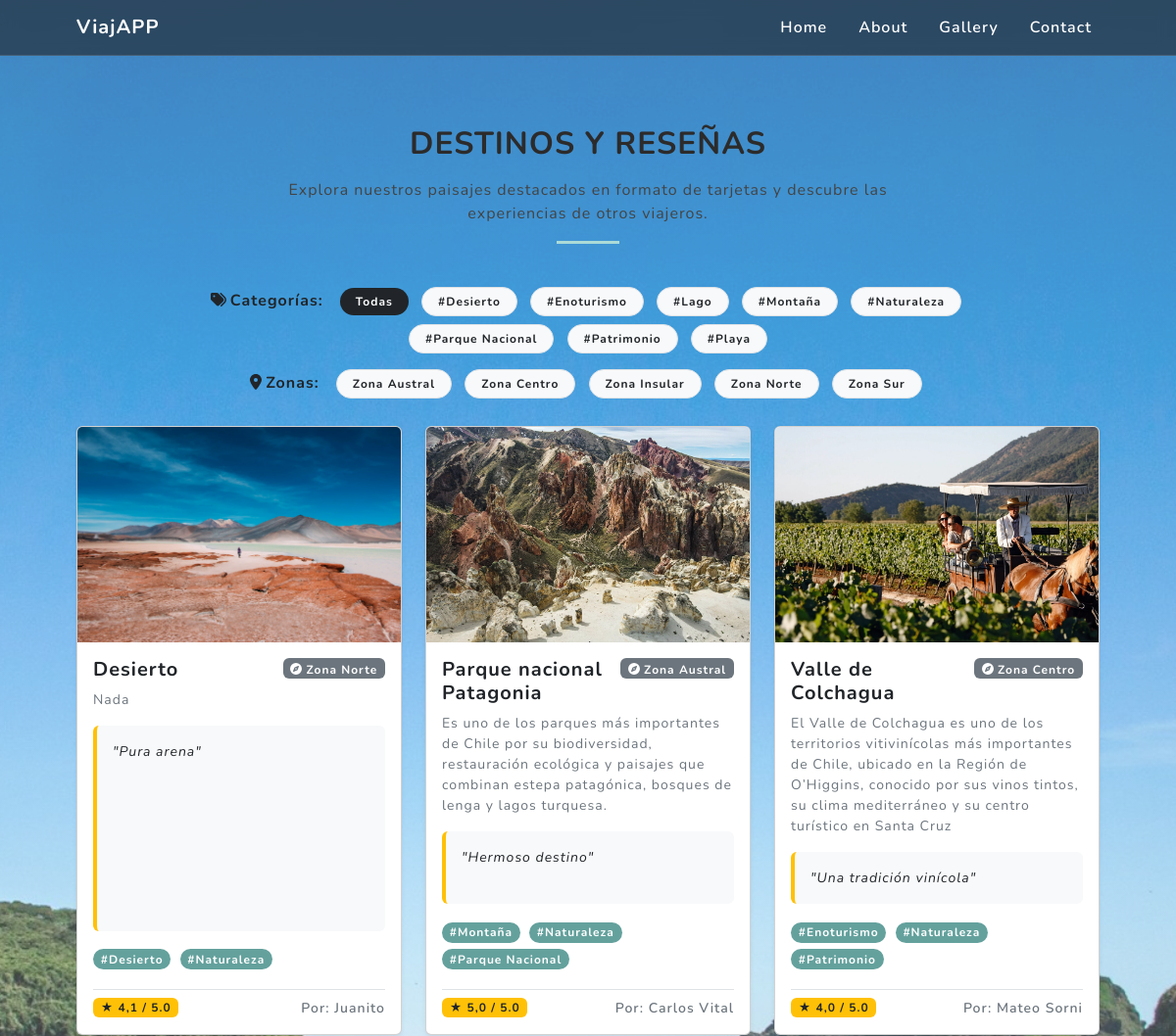
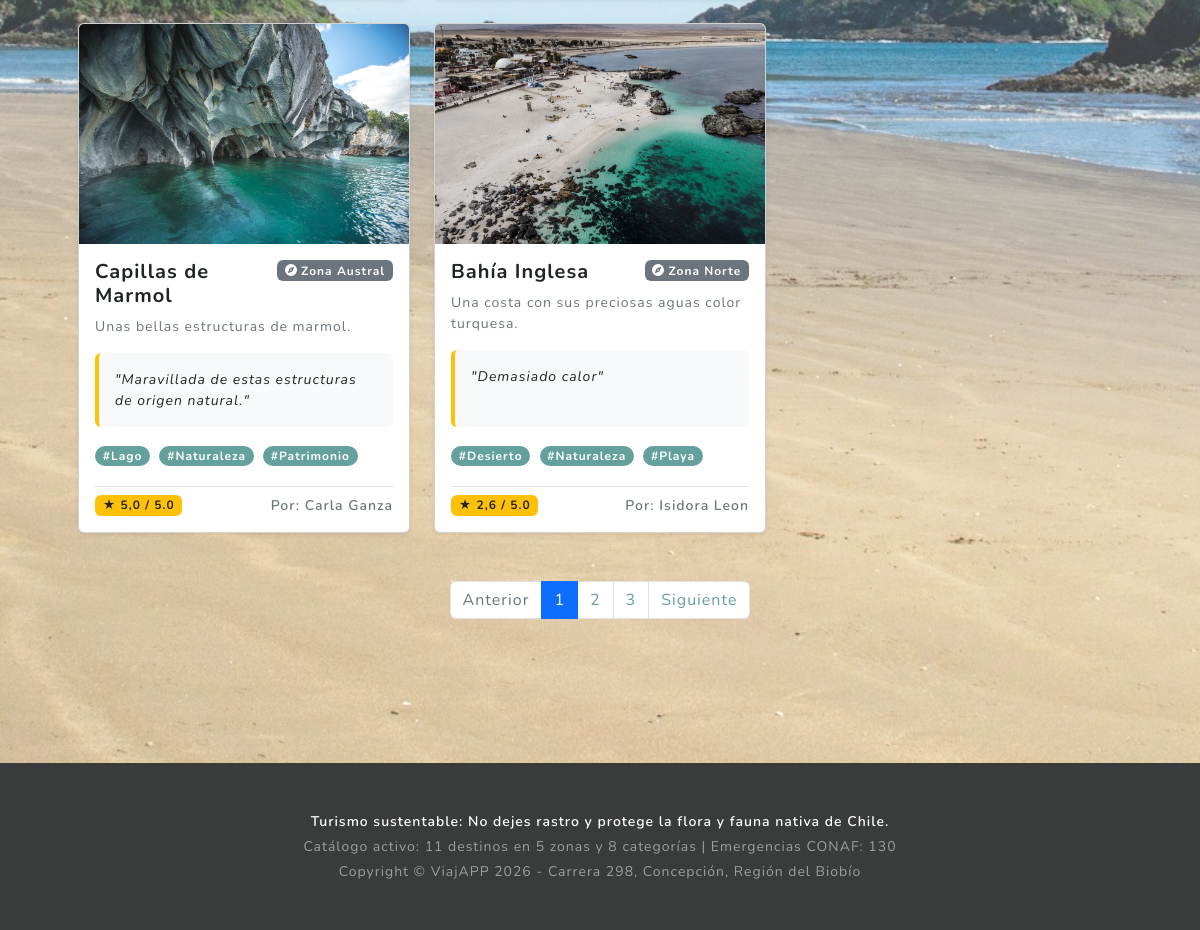
Page /gallery/ on the committed database (2 pictures, top to bottom).
### gallery/models.py (models this page shows, shortened)
class Categoria(models.Model):
    nombre = models.CharField(max_length=100, verbose_name='Nombre de la categoría')
    created = models.DateTimeField(auto_now_add=True, verbose_name='Fecha de creación')
    updated = models.DateTimeField(auto_now=True, verbose_name='Fecha de actualización')
    class Meta:
        verbose_name = 'Categoría'
        verbose_name_plural = 'Categorías'
        ordering = ['nombre']

class Zona(models.Model):
    nombre = models.CharField(max_length=100, verbose_name='Nombre de la zona')
    descripcion = models.TextField(blank=True, verbose_name='Descripción de la zona')
    created = models.DateTimeField(auto_now_add=True, verbose_name='Fecha de creación')
    updated = models.DateTimeField(auto_now=True, verbose_name='Fecha de actualización')
    class Meta:
        verbose_name = 'Zona'
        verbose_name_plural = 'Zonas'
        ordering = ['nombre']

class Destino(models.Model):
    nombre = models.CharField(max_length=100, verbose_name='Nombre del destino')
    descripcion = models.TextField(verbose_name='Descripción del destino')
    imagen = models.ImageField(upload_to='destinos/', verbose_name='Imagen del destino')
    zona = models.ForeignKey(
        Zona,
        on_delete=models.CASCADE,
        null=True,
        blank=True,
        related_name='destinos',
        verbose_name='Zona geográfica',
    )
    categorias = models.ManyToManyField(
        Categoria,
        related_name='destinos',
        verbose_name='Categorías',
    )
    created = models.DateTimeField(auto_now_add=True, verbose_name='Fecha de creación')
    updated = models.DateTimeField(auto_now=True, verbose_name='Fecha de actualización')
    autor = models.CharField(max_length=100, verbose_name='Autor de la reseña')
    comentario = models.TextField(verbose_name='Comentario del destino')
    calificacion = models.DecimalField(
        max_digits=2,
        decimal_places=1,
        validators=[MinValueValidator(0.0), MaxValueValidator(5.0)],
        verbose_name='Calificación del destino',
    )
    class Meta:
        verbose_name = 'Destino'
        verbose_name_plural = 'Destinos'
        ordering = ['-created']

### corporativo/models.py (models this page shows, shortened)
class ParametroCorporativo(models.Model):
    clave = models.SlugField(
        max_length=100,
        unique=True,
        verbose_name='Clave de contexto (identificador)',
    )
    nombre = models.CharField(
        max_length=150,
        verbose_name='Nombre descriptivo del parámetro',
    )
    valor = models.CharField(
        max_length=300,
        verbose_name='Valor o contenido',
    )
    activo = models.BooleanField(
        default=True,
        verbose_name='Parámetro activo',
    )
    created = models.DateTimeField(
        auto_now_add=True,
        verbose_name='Fecha de creación',
    )
    updated = models.DateTimeField(
        auto_now=True,
        verbose_name='Fecha de actualización',
    )
    class Meta:
        verbose_name = 'Parámetro Corporativo'
        verbose_name_plural = 'Parámetros Corporativos'
        ordering = ['nombre']

### gallery/views.py (the view)
# urls.py: path('gallery/', gallery_views.gallery, name='gallery'),
def gallery(request):
    destinos = Destino.objects.select_related('zona').prefetch_related('categorias')
    categorias = Categoria.objects.all()
    zonas = Zona.objects.all()
    categoria_id = request.GET.get('categoria')
    zona_id = request.GET.get('zona')
    categoria_actual = None
    zona_actual = None
    try:
        if categoria_id is not None:
            try:
                categoria_actual = get_object_or_404(Categoria, pk=int(categoria_id))
            except (ValueError, TypeError) as exc:
                raise Http404('El parámetro de categoría ingresado no es válido.') from exc
            destinos = destinos.filter(categorias=categoria_actual).distinct()
            if not destinos.exists():
                raise Http404('No se encontraron destinos para la categoría indicada.')
        if zona_id is not None:
            try:
                zona_actual = get_object_or_404(Zona, pk=int(zona_id))
            except (ValueError, TypeError) as exc:
                raise Http404('El parámetro de zona ingresado no es válido.') from exc
            destinos = destinos.filter(zona=zona_actual)
            if not destinos.exists():
                raise Http404('No se encontraron destinos para la zona indicada.')
    except Http404 as exc:
        return error_404(request, exception=exc, mensaje=str(exc))
    paginator = Paginator(destinos, DESTINOS_POR_PAGINA)
    page_number = request.GET.get('page')
    destinos_paginados = paginator.get_page(page_number)
    context = {
        'destinos': destinos_paginados,
        'categorias': categorias,
        'zonas': zonas,
        'categoria_actual': categoria_actual,
        'zona_actual': zona_actual,
    }
    return render(request, 'gallery/gallery.html', context)

### corporativo/processors.py (called while the page is built)
def ctx_corporativo(request):
    contexto = {}
    parametros = ParametroCorporativo.objects.filter(activo=True)
    for parametro in parametros:
        contexto[parametro.clave] = parametro.valor
    contexto['TOTAL_DESTINOS'] = Destino.objects.count()
    contexto['TOTAL_ZONAS'] = Zona.objects.count()
    contexto['TOTAL_CATEGORIAS'] = Categoria.objects.count()
    return contexto

### gallery/templates/gallery/gallery.html (shortened to what this page needs)
{% extends "gallery/base.html" %}
{% load static %}
{% block content %}
<section class="projects-section" id="projects">
    <div class="container px-4 px-lg-5">
        <div class="row justify-content-center">
            <div class="col-lg-8 text-center mb-4">
                <h2 class="text-uppercase fw-bold mb-3">Destinos y Reseñas</h2>
                <p>Explora nuestros paisajes destacados en formato de tarjetas y descubre las experiencias de otros viajeros.</p>
                <hr class="mx-auto gallery-divider" />
            </div>
        </div>
        <div class="row justify-content-center mb-4">
            <div class="col-lg-10 text-center">
                <div class="mb-2">
                    <span class="fw-bold text-dark me-2"><i class="fas fa-tags me-1"></i>Categorías:</span>
                    <a href="{% url 'gallery' %}" class="badge rounded-pill text-decoration-none px-3 py-2 m-1 {% if not categoria_actual and not zona_actual %}bg-dark text-white{% else %}bg-light text-dark border{% endif %}">
                        Todas
                    </a>
                    {% for cat in categorias %}
                        <a href="?categoria={{ cat.id }}" class="badge rounded-pill text-decoration-none px-3 py-2 m-1 {% if categoria_actual.id == cat.id %}bg-primary text-white{% else %}bg-light text-dark border{% endif %}">
                            #{{ cat.nombre }}
                        </a>
                    {% endfor %}
                </div>
                <div>
                    <span class="fw-bold text-dark me-2"><i class="fas fa-map-marker-alt me-1"></i>Zonas:</span>
                    {% for z in zonas %}
                        <a href="?zona={{ z.id }}" class="badge rounded-pill text-decoration-none px-3 py-2 m-1 {% if zona_actual.id == z.id %}bg-secondary text-white{% else %}bg-light text-dark border{% endif %}">
                            {{ z.nombre }}
                        </a>
                    {% endfor %}
                </div>
            </div>
        </div>
        <div class="row">
            {% for destino in destinos %}
                <div class="col-md-4 mb-4">
                    <div class="card h-100 shadow-sm">
                        {% if destino.imagen %}
                            <img src="{{ destino.imagen.url }}" class="card-img-top gallery-card-img" alt="{{ destino.nombre }}">
                        {% endif %}
                        <div class="card-body d-flex flex-column">
                            <div class="d-flex justify-content-between align-items-start mb-2">
                                <h5 class="card-title fw-bold mb-0">{{ destino.nombre }}</h5>
                                {% if destino.zona %}
                                    <a href="?zona={{ destino.zona.id }}" class="badge bg-secondary text-white text-decoration-none ms-2">
                                        <i class="fas fa-compass me-1"></i>{{ destino.zona.nombre }}
                                    </a>
                                {% endif %}
                            </div>
                            <p class="card-text text-muted small mb-3">{{ destino.descripcion }}</p>
                            {% if destino.comentario %}
                                <div class="bg-light p-3 rounded mb-3 flex-grow-1 border-start border-4 border-warning">
                                    <p class="card-text fst-italic text-dark small mb-0">"{{ destino.comentario }}"</p>
                                </div>
                            {% endif %}
                            <div class="mb-3">
                                {% for categoria in destino.categorias.all %}
                                    <a href="?categoria={{ categoria.id }}" class="badge rounded-pill bg-primary text-white text-decoration-none me-1 mb-1">
                                        #{{ categoria.nombre }}
                                    </a>
                                {% endfor %}
                            </div>
                            <div class="d-flex justify-content-between align-items-center mt-auto pt-2 border-top">
                                <span class="badge bg-warning text-dark">★ {{ destino.calificacion }} / 5.0</span>
                                <small class="text-muted fw-semibold">Por: {{ destino.autor }}</small>
                            </div>
                        </div>
                    </div>
                </div>
            {% empty %}
                <div class="col-12 text-center text-muted">
                    <p>No se encontraron destinos disponibles.</p>
                </div>
            {% endfor %}
        </div>
        {% if destinos.has_other_pages %}
        <div class="row mt-4">
            <div class="col-12">
                <nav aria-label="Navegación de destinos">
                    <ul class="pagination justify-content-center">
                        {% if destinos.has_previous %}
                            <li class="page-item">
                                <a class="page-link" href="?page={{ destinos.previous_page_number }}{% if categoria_actual %}&categoria={{ categoria_actual.id }}{% endif %}{% if zona_actual %}&zona={{ zona_actual.id }}{% endif %}">Anterior</a>
                            </li>
                        {% else %}
                            <li class="page-item disabled">
                                <span class="page-link">Anterior</span>
                            </li>
                        {% endif %}
                        {% for page in destinos.paginator.page_range %}
                            {% if destinos.number == page %}
                                <li class="page-item active"><span class="page-link">{{ page }}</span></li>
                            {% else %}
                                <li class="page-item"><a class="page-link" href="?page={{ page }}">{{ page }}</a></li>
                            {% endif %}
                        {% endfor %}
                        {% if destinos.has_next %}
                            <li class="page-item">
                                <a class="page-link" href="?page={{ destinos.next_page_number }}">Siguiente</a>
                            </li>
                        {% else %}
                            <li class="page-item disabled">
                                <span class="page-link">Siguiente</span>
                            </li>
                        {% endif %}
                    </ul>
                </nav>
            </div>
        </div>
        {% endif %}
    </div>
</section>
{% endblock %}

### gallery/templates/gallery/base.html (shortened to what this page needs)
{% load static %}
<!DOCTYPE html>
<html lang="es">
    <head>
        <link href="https://cdn.jsdelivr.net/npm/bootstrap@5.2.3/dist/css/bootstrap.min.css" rel="stylesheet" />
        <link href="{% static 'gallery/css/styles.css' %}?v=7" rel="stylesheet" />
    </head>
    <body id="page-top">
        <nav class="navbar navbar-expand-lg navbar-light fixed-top" id="mainNav">
            <div class="container px-4 px-lg-5">
                <a class="navbar-brand fw-bold" href="{% url 'home' %}">ViajAPP</a>
                <div class="collapse navbar-collapse justify-content-end" id="navbarResponsive">
                    <ul class="navbar-nav ms-auto mb-2 mb-lg-0">
                        <li class="nav-item"><a class="nav-link" href="{% url 'home' %}">Home</a></li>
                        <li class="nav-item"><a class="nav-link" href="{% url 'about' %}">About</a></li>
                        <li class="nav-item"><a class="nav-link" href="{% url 'gallery' %}">Gallery</a></li>
                        <li class="nav-item"><a class="nav-link" href="{% url 'contact' %}">Contact</a></li>
                    </ul>
                </div>
            </div>
        </nav>
    {% block content %}{% endblock %}
        <footer class="footer small text-center text-white-50">
            <div class="container px-4 px-lg-5">
                <div class="mb-1 text-white fw-semibold">{{ LEMA_ECOTURISMO }}</div>
                <div class="mb-1">Catálogo activo: {{ TOTAL_DESTINOS }} destinos en {{ TOTAL_ZONAS }} zonas y {{ TOTAL_CATEGORIAS }} categorías | {{ FONO_EMERGENCIA_CONAF }}</div>
                <div>Copyright &copy; ViajAPP 2026 - {{ DIRECCION_OFICINA }}</div>
            </div>
        </footer>
    </body>
</html>

### gallery/static/gallery/css/styles.css (style rules this page uses)
:root { --bs-primary: #64a19d; --bs-primary-rgb: 100, 161, 157; --bs-secondary: #7464a1; --bs-success: #67c29c; --bs-info: #1cabc4; --bs-warning: #e4c662; --bs-danger: #a16468; --bs-light: #f8f9fa; --bs-dark: #212529; --bs-body-font-family: Nunito, -apple-system, BlinkMacSystemFont, Segoe UI, Roboto, Helvetica Neue, Arial, sans-serif; --bs-body-font-size: 1rem; --bs-body-font-weight: 400; --bs-body-line-height: 1.5; --bs-body-color: #212529; --bs-body-bg: #fff; --bs-link-color: #64a19d; --bs-link-hover-color: #50817e; }
*, *::before, *::after { box-sizing: border-box; }
html, body { height: 100%; }
body { min-height: 100vh; display: flex; flex-direction: column; margin: 0; font-family: var(--bs-body-font-family); font-size: var(--bs-body-font-size); font-weight: var(--bs-body-font-weight); line-height: var(--bs-body-line-height); color: var(--bs-body-color); background-color: #3a3b3b; letter-spacing: 0.0625em; scroll-padding-top: calc(4.5rem - 1px); }
#mainNav { min-height: 3.5rem; background-color: rgba(33, 37, 41, 0.62); border-bottom: 1px solid rgba(255, 255, 255, 0.12); backdrop-filter: blur(8px); -webkit-backdrop-filter: blur(8px); padding: 0.5rem 1rem; }
#mainNav .navbar-brand { color: #ffffff ; font-weight: 700; }
#mainNav .navbar-nav { list-style: none; display: flex; gap: 1rem; margin-bottom: 0; }
#mainNav .navbar-nav .nav-link { color: #ffffff ; font-weight: 600; transition: color 0.2s ease-in-out; }
#mainNav { transition: top 0.3s ease-in-out; }
.projects-section { flex: 1 0 auto; padding: 8rem 0; background-color: #7ba5cf; background-image: linear-gradient(rgba(255, 255, 255, 0.25), rgba(255, 255, 255, 0.25)), url("../assets/img/chiloe-beach.jpg"); background-position: center; background-attachment: fixed; background-repeat: no-repeat; background-size: cover; }
.projects-section h2 { color: hsl(0, 1%, 17%) ; }
.projects-section p { color: #444444 ; }
.gallery-divider { width: 4rem; border-top: 3px solid #abdbd8; opacity: 1; }
.projects-section .card { transition: transform 0.3s ease, box-shadow 0.3s ease; }
.gallery-card-img { height: 220px; object-fit: cover; }
.footer { margin-top: auto; flex-shrink: 0; padding: 3rem 0; background-color: #3a3b3b; color: rgb(242, 243, 245) ; }

### rows in the picture
Categoria: nombre "Desierto"
Categoria: nombre "Enoturismo"
Categoria: nombre "Lago"
Categoria: nombre "Montaña"
Categoria: nombre "Naturaleza"
Categoria: nombre "Parque Nacional"
Categoria: nombre "Patrimonio"
Categoria: nombre "Playa"
Zona: nombre "Zona Austral"
Zona: nombre "Zona Centro"
Zona: nombre "Zona Insular"
Zona: nombre "Zona Norte"
Zona: nombre "Zona Sur"
Destino: imagen (picture), nombre "Desierto", zona.nombre "Zona Norte", descripcion "Nada", comentario "Pura arena", calificacion "4,1", autor "Juanito"
Destino: imagen (picture), nombre "Parque nacional Patagonia", zona.nombre "Zona Austral", descripcion "Es uno de los parques más importantes de Chile por su biodiversidad, restauración ecológica y paisajes que combinan estepa patagónica, bosques de lenga y lagos turquesa.", comentario "Hermoso destino", calificacion "5,0", autor "Carlos Vital"
Destino: imagen (picture), nombre "Valle de Colchagua", zona.nombre "Zona Centro", descripcion "El Valle de Colchagua es uno de los territorios vitivinícolas más importantes de Chile, ubicado en la Región de O’Higgins, conocido por sus vinos tintos, su clima mediterráneo y su centro turístico en Santa Cruz", comentario "Una tradición vinícola", calificacion "4,0", autor "Mateo Sorni"
Destino: imagen (picture), nombre "Capillas de Marmol", zona.nombre "Zona Austral", descripcion "Unas bellas estructuras de marmol.", comentario "Maravillada de estas estructuras de origen natural.", calificacion "5,0", autor "Carla Ganza"
Destino: imagen (picture), nombre "Bahía Inglesa", zona.nombre "Zona Norte", descripcion "Una costa con sus preciosas aguas color turquesa.", comentario "Demasiado calor", calificacion "2,6", autor "Isidora Leon"
ParametroCorporativo: valor "Turismo sustentable: No dejes rastro y protege la flora y fauna nativa de Chile."
ParametroCorporativo: valor "Emergencias CONAF: 130"
ParametroCorporativo: valor "Carrera 298, Concepción, Región del Biobío"

### other values in the picture
{{ page }} "1"
{{ page }} "2" "3"
{{ TOTAL_DESTINOS }} "11"
{{ TOTAL_ZONAS }} "5"
{{ TOTAL_CATEGORIAS }} "8"
